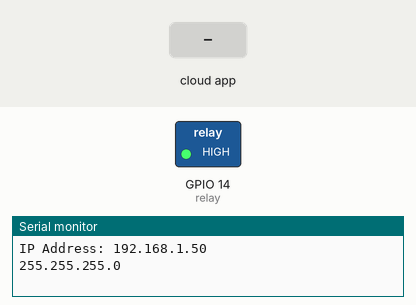
This sketch was run on a simulated ESP8266 (NodeMCU). Shown: switched loads named in the sketch (green lamp = pin HIGH), the last lines printed to the serial monitor. The test bench sets the inputs (shaded band). WiFi joins after 1.5 s; servers stay silent unless stated.

Above: at 2.7 s.
2.8 s: the phone or cloud app sets light to 1
At 3.2 s:
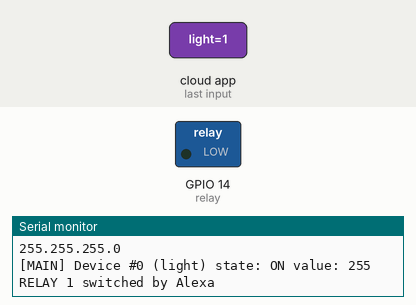
4.3 s: the phone or cloud app sets light to 0
At 5.5 s:
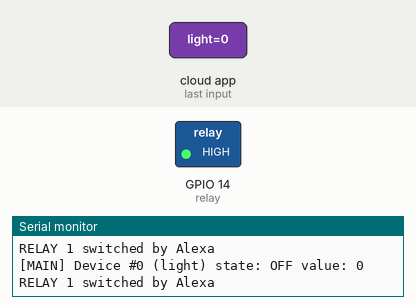
Timing chart, 0 to 7.3 s (numbered marks = the images above; inputs shaded):
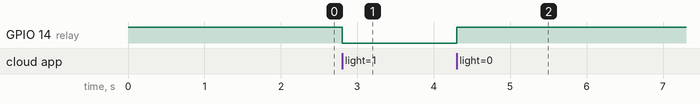

Measured:
- after the input at 2.8 s, GPIO 14 (relay): HIGH → LOW at once
- after the input at 4.3 s, GPIO 14 (relay): LOW → HIGH at once

The sketch:

AlexaIntegration.ino
```cpp
#include "ESP8266WiFi.h"
#include "WiFiManager.h"
#include "fauxmoESP.h"


fauxmoESP homeDevice;
uint8_t relay =14;
WiFiClient espClient;
#define switch  "light"

void setup()
{
  pinMode(relay, OUTPUT);
  digitalWrite(relay, HIGH);
  Serial.begin(115200);
  WiFiManager wifiManager;
  //wifiManager.resetSettings();
  wifiManager.autoConnect("LightingPLC");
  Serial.print("IP Address: ");
  Serial.println(WiFi.localIP());
  Serial.println(WiFi.subnetMask());
  homeDevice.createServer(true);
  homeDevice.setPort(80);

  homeDevice.enable(true);
  homeDevice.addDevice(switch);
  homeDevice.onSetState([](unsigned char device_id, const char * device_name, bool state, unsigned char value)
  {
    Serial.printf("[MAIN] Device #%d (%s) state: %s value: %d\n", device_id, device_name, state ? "ON" : "OFF", value);
    if (strcmp(device_name, switch) == 0)
    {
      Serial.println("RELAY 1 switched by Alexa");
      if(state){
      digitalWrite(relay, LOW);
    }else{
      digitalWrite(relay, HIGH);
    }
    }
  });

}

void loop()
{
  homeDevice.handle();
}
```
